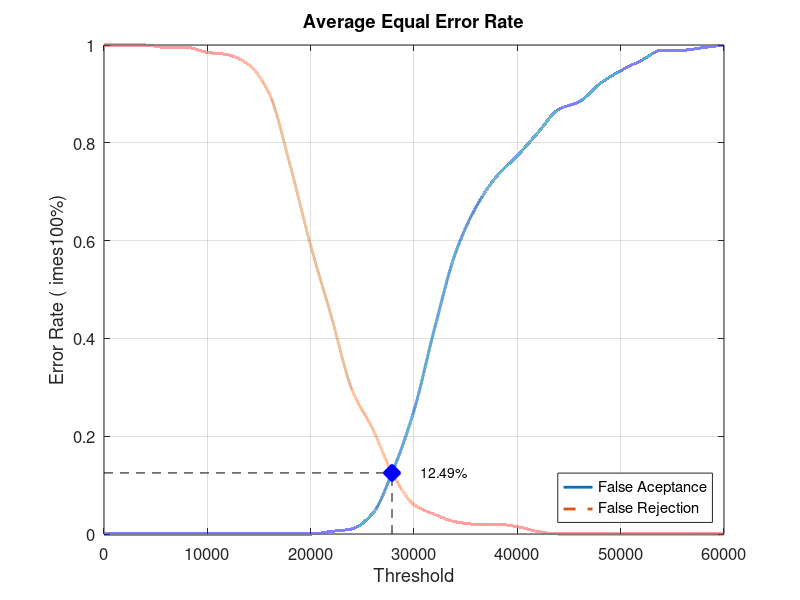
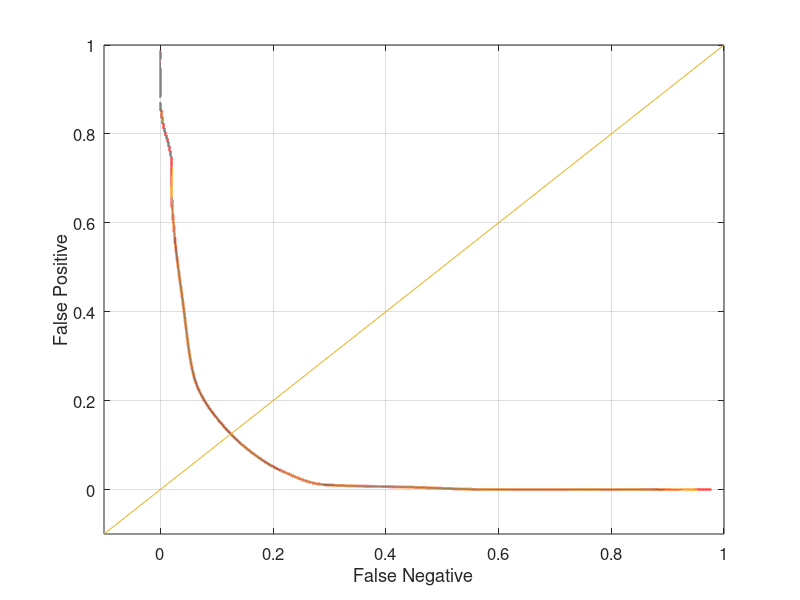

The MATLAB source for these figures, in order:
close all;
clear;
clc;
x = 0:2000:60000;
xq = 0:0.5:60000;

y0 = [0 0 0 0 0 0 0 0 0 0 0 0.00526316 0.0105263 0.0421053 0.131579 0.252632 0.421053 0.573684 0.668421 0.731579 0.773684 0.821053 0.868421 0.884211 0.921053 0.947368 0.968421 0.989474 0.989474 0.994737 1]
yy0 = interp1(x, y0, xq, 'pchip');
y1 = [1 1 1 0.995 0.995 0.985 0.98 0.96 0.9 0.755 0.59 0.445 0.295 0.215 0.12 0.06 0.04 0.025 0.02 0.02 0.015 0.005 0 0 0 0 0 0 0 0 0]
yy1 = interp1(x, y1, xq, 'pchip');

% Calculating EER: 
y2 = abs(y0 - y1);
find(y2 == min(y2))
yy2 = abs(yy0 - yy1);
xEER = find(yy2 == min(yy2));
xEERIndex = xq(xEER) % X-axis EER
yEER = yy0(xEER) % Y-axis EER

main = figure
plot(xq, yy0,'-','LineWidth', 2);	hold on
plot(xq, yy1,'--','LineWidth', 2);	hold on
plot([xEERIndex xEERIndex], [0 yEER], 'k--');	hold on
plot([0 xEERIndex], [yEER yEER], 'k--');	hold on
plot(xEERIndex, yEER, 'bx', 'LineWidth', 10);	hold on
text(xEERIndex + 10 * xEERIndex / 100, yEER, [num2str(round((10000 * yEER)) / 100) '%'])
legend('False Aceptance', 'False Rejection', 'Location', 'SouthEast')
xlabel('Threshold')
ylabel('Error Rate (	imes100%)')
title('Average Equal Error Rate')
set(gca, 'FontSize', 12)
axis([0 60000 0 1])
grid on

print(main, 'Database4_2Main', '-dpng');
FNRxFPR = figure('Color', [1 1 1]);
plot(yy1, yy0, '-', yy1, yy0, 'LineWidth', 2);
hold on
y = -0.1:0.1:1
plot(y, y); 
set(gca, 'FontSize', 12)
xlabel('False Negative')
ylabel('False Positive')
axis([-0.1 1 -0.1 1])
set(gca, 'FontSize', 12)
grid on

print(FNRxFPR, 'Database4_2FNRxFPR','-dpng');
